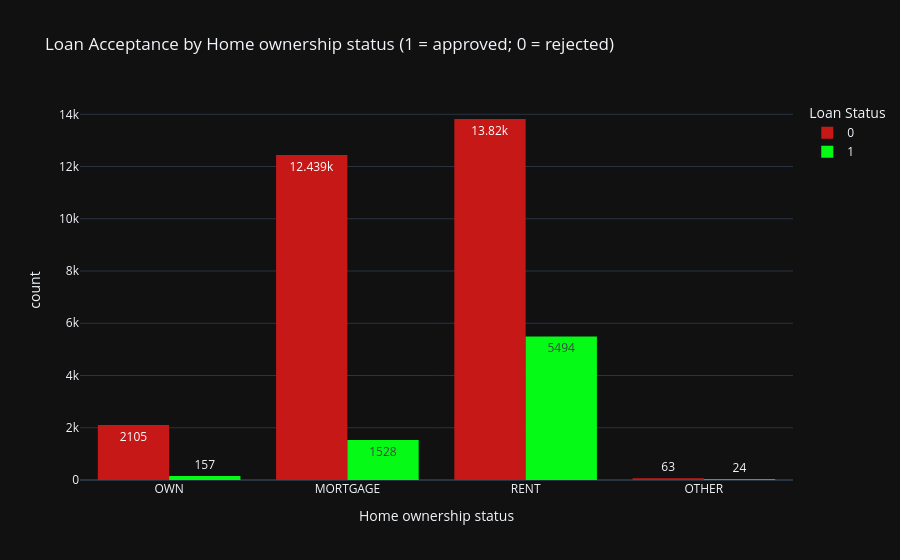

The notebook cell this image was saved under:
### Markdown cell above
## Is Home ownership status affect ?

### Code cell
fig = px.histogram(
    df_cleaned, 
    x='person_home_ownership', 
    color='loan_status', 
    barmode='group',  
    title='Loan Acceptance by Home ownership status (1 = approved; 0 = rejected)',
    labels={'count': 'Count','person_home_ownership': 'Home ownership status','loan_status':'Loan Status'},
    template='plotly_dark',
    text_auto=True,
    color_discrete_map = {0:'#c71818',1:'#05fa15'}
)
fig.show()

### Figure 1 — Plotly figure (JSON) as saved in the notebook; plotly's stock layout.template omitted (floating-point values rounded to 4 significant figures; data arrays with more than 128 entries replaced by an {"elided": "..."} marker saying what was removed)
{"data": [{"alignmentgroup": "True", "bingroup": "x", "hovertemplate": "Loan Status=0<br>Home ownership status=%{x}<br>count=%{y}<extra></extra>", "legendgroup": "0", "marker": {"color": "#c71818", "pattern": {"shape": ""}}, "name": "0", "offsetgroup": "0", "orientation": "v", "showlegend": true, "texttemplate": "%{value}", "type": "histogram", "x": {"elided": "28427 str values"}, "xaxis": "x", "yaxis": "y"}, {"alignmentgroup": "True", "bingroup": "x", "hovertemplate": "Loan Status=1<br>Home ownership status=%{x}<br>count=%{y}<extra></extra>", "legendgroup": "1", "marker": {"color": "#05fa15", "pattern": {"shape": ""}}, "name": "1", "offsetgroup": "1", "orientation": "v", "showlegend": true, "texttemplate": "%{value}", "type": "histogram", "x": {"elided": "7203 str values"}, "xaxis": "x", "yaxis": "y"}], "layout": {"barmode": "group", "legend": {"title": {"text": "Loan Status"}, "tracegroupgap": 0}, "title": {"text": "Loan Acceptance by Home ownership status (1 = approved; 0 = rejected)"}, "xaxis": {"anchor": "y", "domain": [0, 1], "title": {"text": "Home ownership status"}}, "yaxis": {"anchor": "x", "domain": [0, 1], "title": {"text": "count"}}}}
